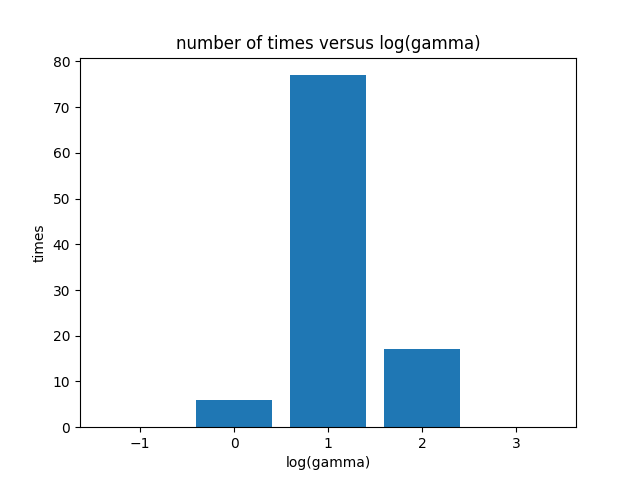

The Python source for this figure:
import numpy as np
import matplotlib.pyplot as plt
import math
from tqdm import tqdm
from sklearn.svm import SVC

f = open("features.train", 'r')
data = f.readlines()
f.close()

def rowProcess(row):
    row = row.strip()
    row = [ x for x in row.split(' ') if x != '']
    digit, intensity, symmetry = int(float(row[0])), float(row[1]), float(row[2])
    y = 1 if digit == 0 else -1
    return [y, intensity, symmetry]

data = np.array([ rowProcess(row) for row in data ])
N = len(data)
C, gamma_list = 0.1, [1e-1, 1, 1e1, 1e2, 1e3]
gamma_dict = dict({1e-1: 0, 1: 0, 1e1: 0, 1e2: 0, 1e3: 0})
for _ in tqdm(range(100)):
    valid_idx = set(np.random.choice(range(N), size = 1000).tolist())
    train_idx = set(range(N)) - valid_idx
    valid_idx, train_idx = list(valid_idx), list(train_idx)
    X_train, Y_train = data[train_idx,1:], data[train_idx,0]
    X_test, Y_test = data[valid_idx,1:], data[valid_idx,0]
    err = []
    for gamma in gamma_list:
        clf = SVC(C=C, kernel='rbf', gamma = gamma, shrinking=True, cache_size=2048)
        clf.fit(X_train, Y_train)
        err.append(1-clf.score(X_test, Y_test))
    gamma_dict[ gamma_list[err.index(min(err))] ] += 1
result = np.array([[int(math.log10(k)), v] for k, v in gamma_dict.items()])
plt.bar(result[:,0], result[:,1])
plt.title("number of times versus log(gamma)")
plt.xlabel('log(gamma)')
plt.ylabel('times')
plt.show()
